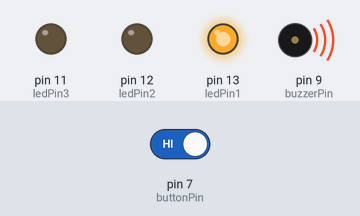
A sketch run on a simulated Arduino Uno, built with avr-gcc and run on an emulated ATmega328P. Parts: output pins drawn as LEDs (lit = HIGH), buzzer (waves = sounding). The test bench sets the inputs (shaded band); at power-on: pin 7 (buttonPin) HIGH.

Above: at 4.4 s.
4.5 s: pin 7 (buttonPin) driven LOW
At 5.8 s:
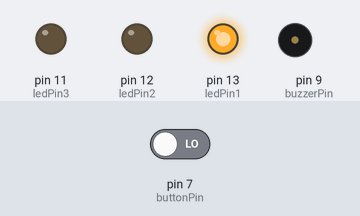
At 10.6 s:
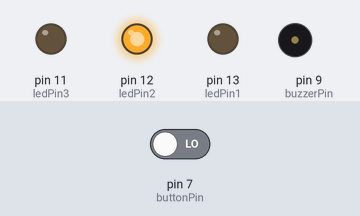
Timing chart, 0 to 15.9 s (numbered marks = the images above; inputs shaded):
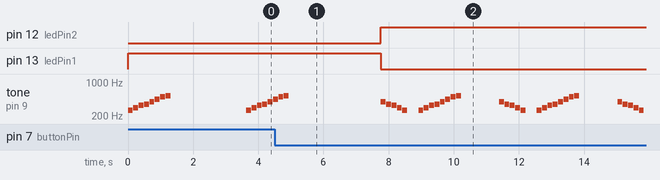

The sketch:

buzzer.ino
```cpp
//define PINs for button and buzzer
const int buzzerPin = 9;
const int buttonPin = 7;

//define lenghth of sound and arraies of notes of melodies
const int songLength = 22;
char notes1[] = "cdefgabC ";
char notes2[] = "gfedc ";
char notes3[] = "abCdefg ";

//define arraies of lenght notes of melodies
int beats1[] = {1, 1, 1, 1, 1, 1, 1, 1, 1, 1, 1, 1, 1, 1, 1, 1, 1, 1, 1, 1, 1, 1};
int beats2[] = {1, 1, 1, 1, 1, 1, 1, 1, 1, 1, 1, 1, 1, 1, 1, 1, 1, 1, 1, 1, 1, 1};
int beats3[] = {1, 1, 1, 1, 1, 1, 1, 1, 1, 1, 1, 1, 1, 1, 1, 1, 1, 1, 1, 1, 1, 1};


//define speed, current song and button pressure
int tempo = 150;
int currentSong = 0;
bool buttonPressed = false;


//define PINs for LEDs
const int ledPin1 = 13;
const int ledPin2 = 12;
const int ledPin3 = 11;

//for button pressure and input we use input_pullup
void setup(){
  pinMode(buzzerPin, OUTPUT);
  pinMode(buttonPin, INPUT_PULLUP);
  pinMode(ledPin1, OUTPUT);
  pinMode(ledPin2, OUTPUT);
  pinMode(ledPin3, OUTPUT);
}


void loop(){
  if (digitalRead(buttonPin) == LOW && !buttonPressed){
    buttonPressed = true;
    currentSong = (currentSong + 1) % 3;
    delay(500);
  }else if (digitalRead(buttonPin) == HIGH){
    buttonPressed = false;
  }

  playMelody(currentSong);
}

//define function for songs playing and LEDs activate
void playMelody(int song){
  int duration;
  const char *melody;
  const int *beats;

  if (song == 0){
    melody = notes1;
    beats = beats1;
    digitalWrite(ledPin1, HIGH);
    digitalWrite(ledPin2, LOW);
    digitalWrite(ledPin3, LOW);
  }else if (song == 1){
    melody = notes2;
    beats = beats2;
    digitalWrite(ledPin1, LOW);
    digitalWrite(ledPin2, HIGH);
    digitalWrite(ledPin3, LOW);
  }else if (song == 2){
    melody = notes3;
    beats = beats3;
    digitalWrite(ledPin1, LOW);
    digitalWrite(ledPin2, LOW);
    digitalWrite(ledPin3, HIGH);
  }

  for (int i = 0; i < songLength; i++){
    duration = beats[i] * tempo;

    if (melody[i] == ' '){
      noTone(buzzerPin);
      delay(duration);
    }else{
      tone(buzzerPin, frequency(melody[i]), duration);
      delay(duration);
    }
    delay(tempo / 10);
  }
}

//define function for GHz
int frequency(char note){
  const char notes[] = "cdefgabC";
  int frequencies[] = {262, 294, 330, 349, 392, 440, 494, 523};
  for (int i = 0; i < 8; i++){
    if (note == notes[i]){
      return frequencies[i];
    }
  }
  return 0;
}
```

Measured:
- after the input at 4.5 s, pin 12 (ledPin2): LOW → HIGH after 3.3 s; pin 13 (ledPin1): HIGH → LOW after 3.3 s
- by itself, tone on pin 9 (buzzerPin): plays 494 Hz for 0.15 s, 523 Hz for 0.15 s, 392 Hz for 0.15 s, 349 Hz for 0.15 s, 330 Hz for 0.15 s, 294 Hz for 0.15 s … (33 notes in this stretch)
